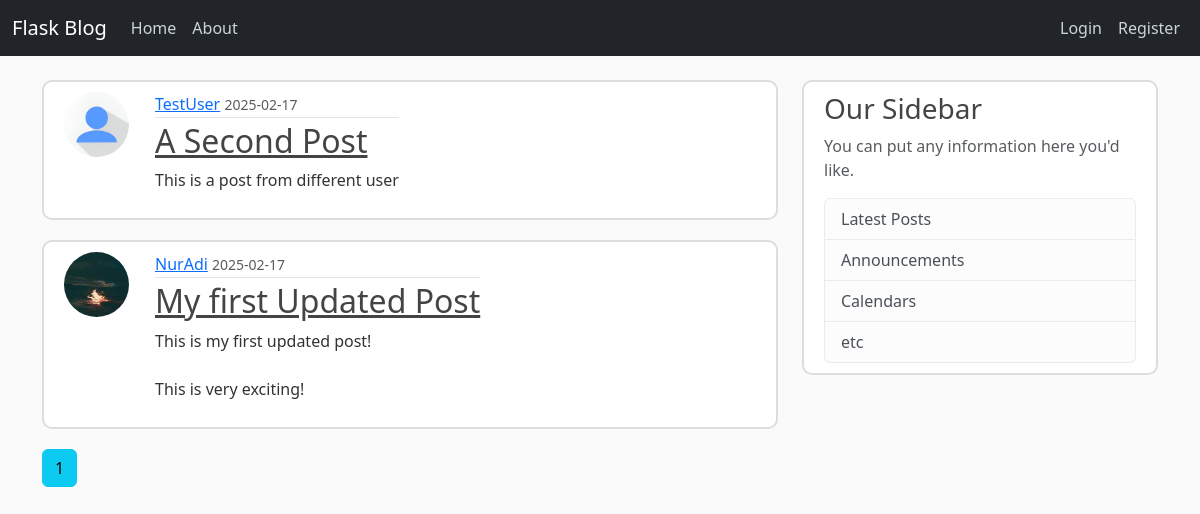
The app's page /home, older data.
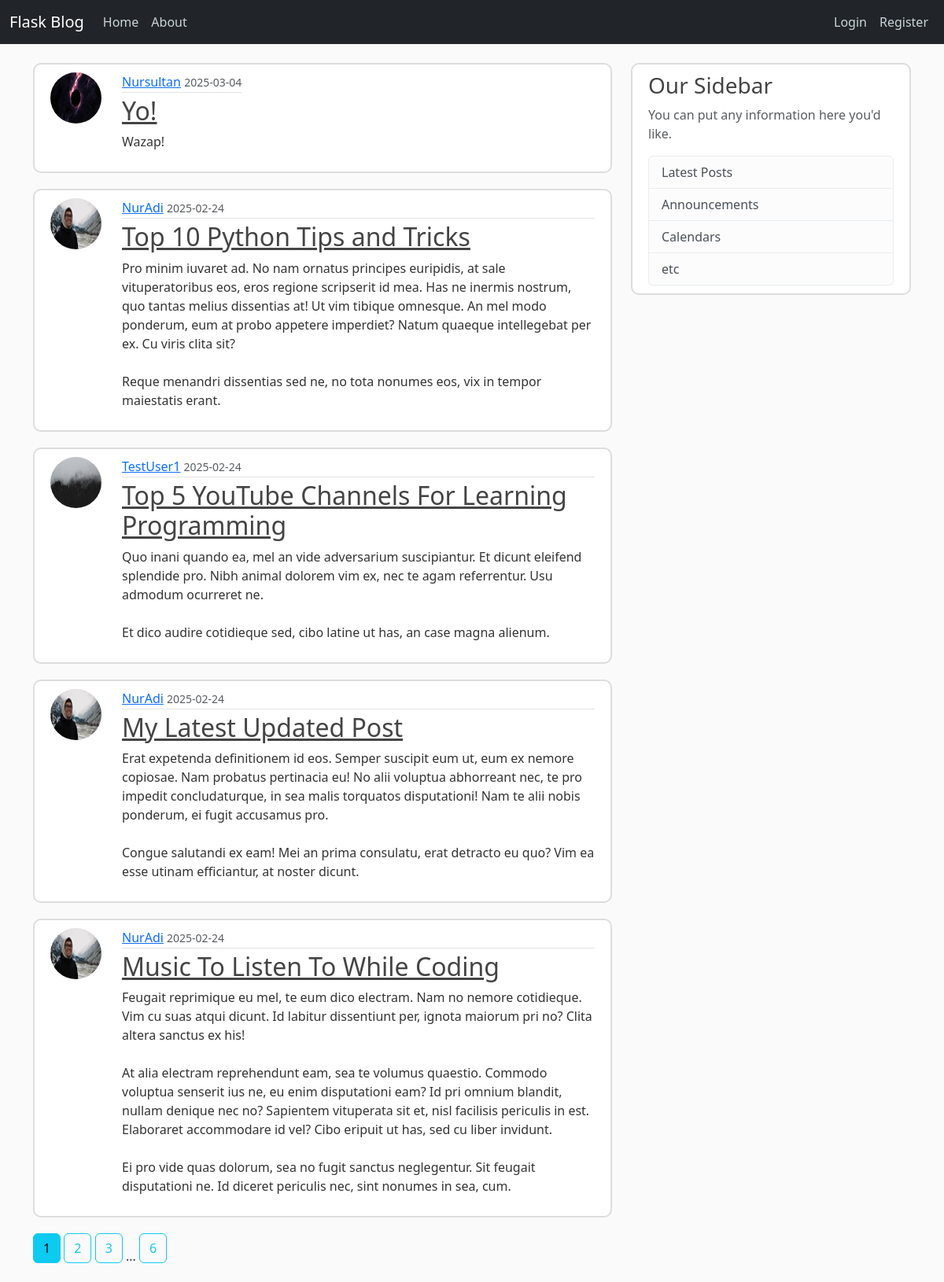
The same page, newer data.
### flaskblog/models.py (models this page shows, shortened)
class Post(db.Model):
    id = db.Column(db.Integer, primary_key=True)
    title = db.Column(db.String(20), nullable=False)
    date_posted = db.Column(db.DateTime, nullable=False, default=datetime.now)
    content = db.Column(db.Text, nullable=False)
    user_id = db.Column(db.Integer, db.ForeignKey('user.id'), nullable=False)

class User(db.Model, UserMixin):
    id = db.Column(db.Integer, primary_key=True)
    username = db.Column(db.String(20), unique=True, nullable=False)
    email = db.Column(db.String(120), unique=True, nullable=False)
    image_file = db.Column(db.String(20), nullable=False, default='default.jpg')
    password = db.Column(db.String(60), nullable=False)
    posts = db.relationship('Post', backref='author', lazy=True)

### flaskblog/main/routes.py (the view)
@main.route('/')
@main.route('/home')
def home():
    page = request.args.get('page', 1, type=int)
    posts = Post.query.order_by(Post.date_posted.desc()).paginate(page=page, per_page=5)
    return render_template('home.html', posts=posts)

### flaskblog/templates/home.html
{% extends 'layout.html' %}
{% block content %}
    {% for post in posts %}
        <article class="media content-section">
            <img class="rounded-circle article-img" src="{{ url_for('static', filename='profile_pics/' + post.author.image_file) }}">
          <div class="media-body">
            <div class="article-metadata">
              <a class="mr-2" href="{{ url_for('users.user_posts', username=post.author.username) }}">{{ post.author.username }}</a>
              <small class="text-muted">{{ post.date_posted.strftime('%Y-%m-%d') }}</small>
            </div>
            <h2><a class="article-title" href="{{ url_for('posts.post', post_id=post.id )}}">{{ post.title }}</a></h2>
            <p class="article-content">{{ post.content }}</p>
          </div>
        </article>
    {% endfor %}
    {% for page_num in posts.iter_pages(left_edge=1, right_edge=1, left_current=1, right_current=2) %}
        {% if page_num %}
            {% if page_num == posts.page %}
                <a class="btn btn-info mb-4" href="{{ url_for('main.home', page=page_num) }}">{{ page_num }}</a>
            {% else %}
                <a class="btn btn-outline-info mb-4" href="{{ url_for('main.home', page=page_num) }}">{{ page_num }}</a>
            {% endif %}
        {% else %}
            ...
        {% endif %}
    {% endfor %}
{% endblock content %}

Row changes from the older to the newer data that the page shows:
no longer on this page (row unchanged): Post: image_file (placeholder picture), author.username "TestUser", date_posted "2025-02-17", title "A Second Post", content "This is a post from different user"
no longer on this page (row unchanged): Post: image_file (picture), author.username "NurAdi", date_posted "2025-02-17", title "My first Updated Post", content "This is my first updated post! This is very exciting!"
added Post: image_file (picture), author.username "Nursultan", date_posted "2025-03-04", title "Yo!", content "Wazap!"
added Post: image_file (picture), author.username "NurAdi", date_posted "2025-02-24", title "Top 10 Python Tips and Tricks", content "Pro minim iuvaret ad. No nam ornatus principes euripidis, at sale vituperatoribus eos, eros regione scripserit id mea. Has ne inermis nostrum, quo tantas melius dissentias at! Ut vim tibique omnesque. An mel modo ponderum, eum at probo appetere imperdiet? Natum quaeque intellegebat per ex. Cu viris clita sit? Reque menandri dissentias sed ne, no tota nonumes eos, vix in tempor maiestatis erant."
added Post: image_file (picture), author.username "TestUser1", date_posted "2025-02-24", title "Top 5 YouTube Channels For Learning Programming", content "Quo inani quando ea, mel an vide adversarium suscipiantur. Et dicunt eleifend splendide pro. Nibh animal dolorem vim ex, nec te agam referrentur. Usu admodum ocurreret ne. Et dico audire cotidieque sed, cibo latine ut has, an case magna alienum."
added Post: image_file (picture), author.username "NurAdi", date_posted "2025-02-24", title "My Latest Updated Post", content "Erat expetenda definitionem id eos. Semper suscipit eum ut, eum ex nemore copiosae. Nam probatus pertinacia eu! No alii voluptua abhorreant nec, te pro impedit concludaturque, in sea malis torquatos disputationi! Nam te alii nobis ponderum, ei fugit accusamus pro. Congue salutandi ex eam! Mei an prima consulatu, erat detracto eu quo? Vim ea esse utinam efficiantur, at noster dicunt."
added Post: image_file (picture), author.username "NurAdi", date_posted "2025-02-24", title "Music To Listen To While Coding", content "Feugait reprimique eu mel, te eum dico electram. Nam no nemore cotidieque. Vim cu suas atqui dicunt. Id labitur dissentiunt per, ignota maiorum pri no? Clita altera sanctus ex his! At alia electram reprehendunt eam, sea te volumus quaestio. Commodo voluptua senserit ius ne, eu enim disputationi eam? Id pri omnium blandit, nullam denique nec no? Sapientem vituperata sit et, nisl facilisis periculis in est. Elaboraret accommodare id vel? Cibo eripuit ut has, sed cu liber invidunt. Ei pro vide quas dolorum, sea no fugit sanctus neglegentur. Sit feugait disputationi ne. Id diceret periculis nec, sint nonumes in sea, cum."
Text that changed along with them:
new list line: "2"
new list line: "3"
new list line: "6"
